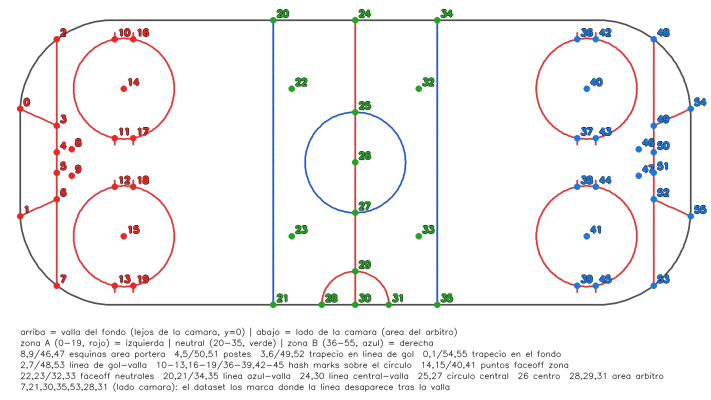
#> input picture rink_keypoints_map.png, 1421 x 799 px, given in place of clip2.mp4, which was not available (shown at 1/2 size)
$ python test_rick.py
#> lines starting #> are read from the running program, lines starting #| are printed output that depends on the picture; after the words box and inside, x2 and y2 are one past the last pixel; in counts of white or black regions, pixels touching at a corner belong together; pictures that were not available may be replaced by others from this repository, and a replacement may not be noted
"""Visor por pasos del pipeline de extraccion de la pista.

Muestra en una rejilla cada etapa sobre el frame elegido con el slider:
binaria -> open -> close -> componente mayor -> fill holes -> caracteristicas.
Sobre cada etapa se pintan los corners (Shi-Tomasi / Harris).
Textboxes para umbral, kernels y parametros de corners.
"""
import cv2
import numpy as np
import matplotlib.pyplot as plt
from matplotlib.widgets import Slider, TextBox, CheckButtons

VIDEO = "clip2.mp4"

cap = cv2.VideoCapture(VIDEO)
if not cap.isOpened():
    raise IOError(f"no se pudo abrir el video {VIDEO}")
n_frames = int(cap.get(cv2.CAP_PROP_FRAME_COUNT))

estado = {
    "frame": 0, "thr": 185, "k_open": 5, "k_close": 35,
    "corners": True, "harris": False,
    "max_corners": 150, "quality": 10, "min_dist": 10,   # quality en milesimas -> /1000
}
_cache = {"idx": None, "bgr": None}


def detectar_corners(gray):
    pts = cv2.goodFeaturesToTrack(
        gray, max(estado["max_corners"], 1), max(estado["quality"], 1) / 1000.0,
        max(estado["min_dist"], 1), useHarrisDetector=estado["harris"], k=0.04,
    )
    return np.empty((0, 2)) if pts is None else pts.reshape(-1, 2)


def con_corners(img):
    """img (gris o BGR) -> BGR con los corners pintados y su conteo."""
    if img.ndim == 2:
        gray, vis = img, cv2.cvtColor(img, cv2.COLOR_GRAY2BGR)
    else:
        gray, vis = cv2.cvtColor(img, cv2.COLOR_BGR2GRAY), img.copy()
    if estado["corners"]:
        pts = detectar_corners(gray)
        for x, y in pts:
            cv2.circle(vis, (int(x), int(y)), 3, (0, 90, 255), -1)
        cv2.putText(vis, f"{len(pts)} corners", (8, 26),
                    cv2.FONT_HERSHEY_SIMPLEX, 0.7, (0, 90, 255), 2)
    return vis


def get_frame(idx):
    if _cache["idx"] != idx:
        cap.set(cv2.CAP_PROP_POS_FRAMES, idx)
        ok, fr = cap.read()
        _cache["idx"], _cache["bgr"] = (idx, fr) if ok else (None, None)
    return _cache["bgr"]


def _el(k):
    k = max(1, int(k))
    return cv2.getStructuringElement(cv2.MORPH_ELLIPSE, (k, k))


def pipeline(frame):
    """Devuelve [(titulo, imagen), ...] con cada etapa del procesado."""
    y = cv2.cvtColor(frame, cv2.COLOR_BGR2YUV)[:, :, 0]
    binaria = cv2.threshold(y, int(estado["thr"]), 255, cv2.THRESH_BINARY)[1]

    op = cv2.morphologyEx(binaria, cv2.MORPH_OPEN, _el(estado["k_open"]))
    cl = cv2.morphologyEx(op, cv2.MORPH_CLOSE, _el(estado["k_close"]))

    n, lbl, stats, _ = cv2.connectedComponentsWithStats(cl, connectivity=8)
    cc = np.uint8(lbl == 1 + np.argmax(stats[1:, cv2.CC_STAT_AREA])) * 255 if n > 1 else cl.copy()

    ff = cc.copy()
    h, w = cc.shape
    cv2.floodFill(ff, np.zeros((h + 2, w + 2), np.uint8), (0, 0), 255)
    lleno = cc | cv2.bitwise_not(ff)

    # ---- caracteristicas: corners sobre la imagen real + geometria del campo ----
    vis = con_corners(frame.copy())
    cnts, _ = cv2.findContours(lleno, cv2.RETR_EXTERNAL, cv2.CHAIN_APPROX_SIMPLE)
    if cnts:
        field = max(cnts, key=cv2.contourArea)
        cv2.drawContours(vis, [field], -1, (0, 255, 0), 3)

        M = cv2.moments(field)
        if M["m00"] > 0:
            cx, cy = int(M["m10"] / M["m00"]), int(M["m01"] / M["m00"])
            cv2.circle(vis, (cx, cy), 12, (0, 0, 255), -1)

        cv2.drawContours(vis, [np.int32(cv2.boxPoints(cv2.minAreaRect(field)))],
                         0, (0, 255, 255), 2)

        col_has = lleno.max(axis=0) > 0
        if col_has.sum() > 10:
            xs = np.arange(w, dtype=np.float32)[col_has]
            ys = np.argmax(lleno > 0, axis=0).astype(np.float32)[col_has]
            vx, vy, x0, y0 = cv2.fitLine(np.c_[xs, ys], cv2.DIST_HUBER, 0, 0.01, 0.01).ravel()
            cv2.line(vis, (int(x0 - vx * w), int(y0 - vy * w)),
                          (int(x0 + vx * w), int(y0 + vy * w)), (255, 0, 255), 2)

    area_pct = 100 * lleno.mean() / 255
    etiqueta = "Harris" if estado["harris"] else "Shi-Tomasi"
    return [
        (f"1. binaria  Y>{estado['thr']}", con_corners(binaria)),
        (f"2. open  k={estado['k_open']}", con_corners(op)),
        (f"3. close  k={estado['k_close']}", con_corners(cl)),
        ("4. componente mayor", con_corners(cc)),
        (f"5. fill holes  ({area_pct:.0f}%)", con_corners(lleno)),
        (f"6. caracteristicas + {etiqueta}", vis),
    ]


# ======================= FIGURA =======================
fig, axes = plt.subplots(2, 3, figsize=(16, 8))
axes = axes.ravel()
fig.subplots_adjust(left=0.03, right=0.98, top=0.94, bottom=0.13, wspace=0.05, hspace=0.15)

ax_slider = fig.add_axes((0.07, 0.065, 0.40, 0.03))
slider = Slider(ax_slider, "frame", 0, max(n_frames - 1, 1), valinit=0, valstep=1)

ax_chk = fig.add_axes((0.50, 0.02, 0.09, 0.08))
chk = CheckButtons(ax_chk, ["corners", "harris"], [estado["corners"], estado["harris"]])
for t in chk.labels:
    t.set_fontsize(8)


def _tb(x, key, label):
    ax = fig.add_axes((x, 0.05, 0.04, 0.04))
    tb = TextBox(ax, label, initial=str(estado[key]))
    tb.on_submit(lambda s, k=key: _set(k, s))
    return tb


def _set(key, text):
    try:
        estado[key] = int(float(text))
    except ValueError:
        return
    redibujar()


tb_thr = _tb(0.655, "thr", "thr ")
tb_ko = _tb(0.715, "k_open", "open ")
tb_kc = _tb(0.775, "k_close", "close ")
tb_mc = _tb(0.855, "max_corners", "maxC ")
tb_q = _tb(0.915, "quality", "qual ")
tb_md = _tb(0.965, "min_dist", "dist ")


def on_chk(label):
    estado[label] = not estado[label]
    redibujar()


def redibujar(_=None):
    frame = get_frame(estado["frame"])
#> in get_frame, fr is the input picture: shape (799, 1421, 3); mean B, G, R 243.9, 243.3, 244.9
    if frame is None:
        return
    frame = cv2.resize(frame, (0, 0), fx=0.5, fy=0.5, interpolation=cv2.INTER_AREA)
    for ax, (titulo, img) in zip(axes, pipeline(frame)):
        ax.clear()
        ax.imshow(cv2.cvtColor(img, cv2.COLOR_BGR2RGB))
        ax.set_title(titulo, fontsize=9)
        ax.axis("off")
    fig.suptitle(f"frame {estado['frame']} / {n_frames - 1}   "
                 f"(qual = milesimas, {estado['quality']/1000:g})", fontsize=10)
    fig.canvas.draw_idle()


def on_slider(v):
    estado["frame"] = int(v)
    redibujar()


def on_key(event):
    if event.key in ("left", "right"):
        step = -1 if event.key == "left" else 1
        slider.set_val(min(max(estado["frame"] + step, 0), n_frames - 1))


slider.on_changed(on_slider)
chk.on_clicked(on_chk)
fig.canvas.mpl_connect("key_press_event", on_key)

redibujar()
#> in redibujar, `frame = cv2.resize(frame, (0, 0), fx=0.5, fy=0.5, interpolation=cv2.IN..`:
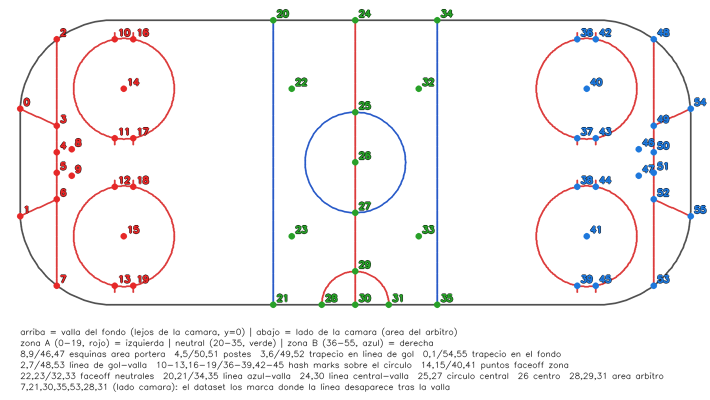
#> frame: shape (400, 710, 3); mean B, G, R 244, 243.4, 244.9
#> in pipeline, `y = cv2.cvtColor(frame, cv2.COLOR_BGR2YUV)[:, :, 0]`:
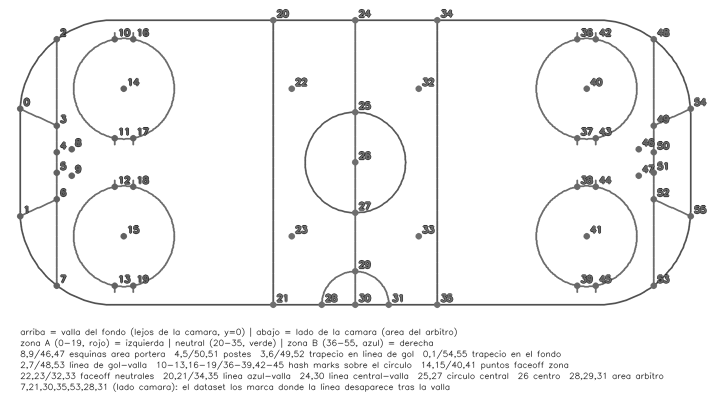
#> y: shape (400, 710); min 26, max 255, mean 243.9
#> in pipeline, `binaria = cv2.threshold(y, int(estado["thr"]), 255, cv2.THRESH_BINARY)..`:
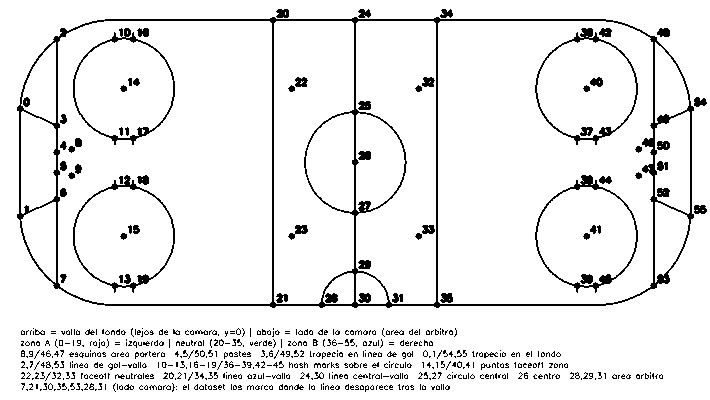
#> binaria: shape (400, 710); 92.6% white; black in thin lines or dots
#> in _el, `k = max(1, int(k))`: k = 5
#> in pipeline, `op = cv2.morphologyEx(binaria, cv2.MORPH_OPEN, _el(estado["k_open"]))`:
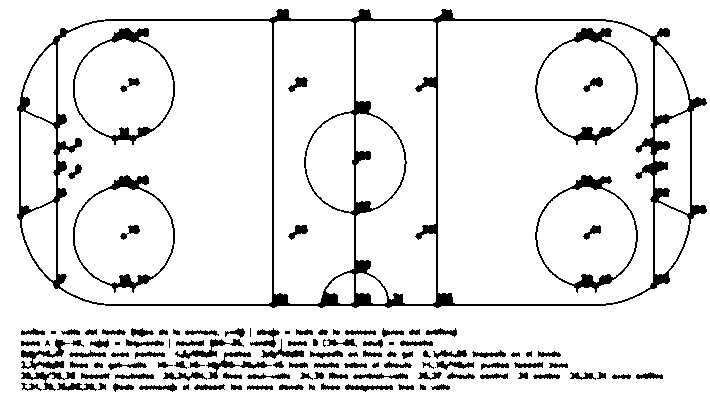
#> op: shape (400, 710); 90.4% white; 119 black regions (10 under 20 px), largest, box (x1, y1, x2, y2) and area: (17, 9, 707, 308) 11468, (535, 28, 638, 145) 1187, (535, 175, 638, 293) 1181
#> in pipeline, `cl = cv2.morphologyEx(op, cv2.MORPH_CLOSE, _el(estado["k_close"]))`: cl: shape (400, 710); every value is 255
#> in pipeline, `n, lbl, stats, _ = cv2.connectedComponentsWithStats(cl, connectivity=8)`: n = 2; stats = [[-1, 2147483647, 0, 0, 0], [0, 0, 710, 400, 284000]]
#> in pipeline, `h, w = cc.shape`: h = 400; w = 710
#> in pipeline, `cnts, _ = cv2.findContours(lleno, cv2.RETR_EXTERNAL, cv2.CHAIN_APPROX_..`: cnts = [[[0, 0], [0, 399], [709, 399], [709, 0]]]
#> in pipeline, `field = max(cnts, key=cv2.contourArea)`: field = [[0, 0], [0, 399], [709, 399], [709, 0]]
#> in pipeline, `cx, cy = int(M["m10"] / M["m00"]), int(M["m01"] / M["m00"])`: cx = 354; cy = 199
#> in pipeline, `vx, vy, x0, y0 = cv2.fitLine(np.c_[xs, ys], cv2.DIST_HUBER, 0, 0.01, 0..`: vx = 1; vy = 0; x0 = 359.9; y0 = 0
#> in pipeline, `area_pct = 100 * lleno.mean() / 255`: area_pct = 100
#> in pipeline, `etiqueta = "Harris" if estado["harris"] else "Shi-Tomasi"`: etiqueta = 'Shi-Tomasi'
#> the loop in redibujar, `for ax, (titulo, img) in zip(axes, pipeline(frame)):` made 6 passes
#> titulo on passes 1 to 6: '1. binaria  Y>185', '2. open  k=5', '3. close  k=35', '4. componente mayor', '5. fill holes  (100%)', '6. caracteristicas + Shi-Tomasi'
plt.show()
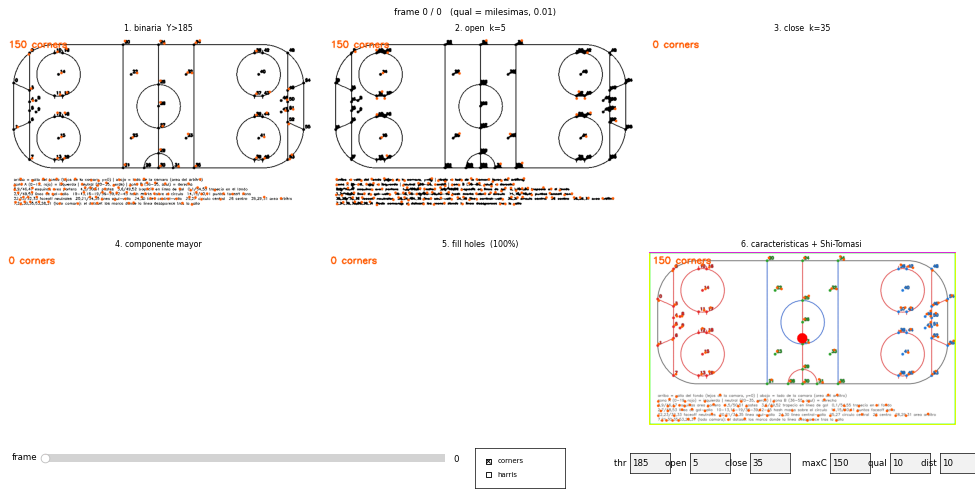
#> figure drawn by matplotlib, 14 panels
cap.release()
